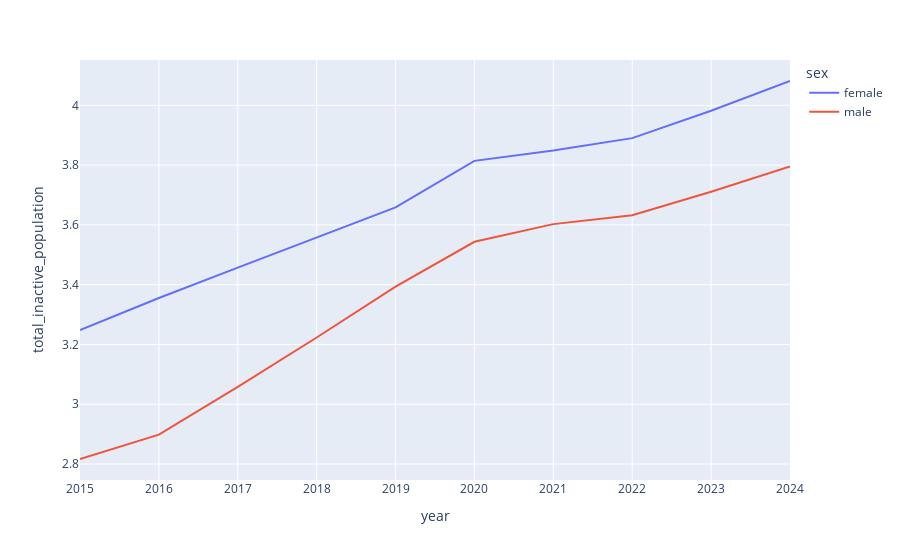

The notebook cell this image was saved under:
### Code cell
px.line(grouped_inactive, x='year', y='total_inactive_population', color='sex')

### Figure 1 — Plotly figure (JSON) as saved in the notebook; plotly's stock layout.template omitted (floating-point values rounded to 4 significant figures)
{"data": [{"hovertemplate": "sex=female<br>year=%{x}<br>total_inactive_population=%{y}<extra></extra>", "legendgroup": "female", "line": {"color": "#636efa", "dash": "solid"}, "marker": {"symbol": "circle"}, "mode": "lines", "name": "female", "orientation": "v", "showlegend": true, "type": "scatter", "x": [2015, 2016, 2017, 2018, 2019, 2020, 2021, 2022, 2023, 2024], "xaxis": "x", "y": [3.248, 3.355, 3.457, 3.558, 3.659, 3.814, 3.849, 3.89, 3.982, 4.082], "yaxis": "y"}, {"hovertemplate": "sex=male<br>year=%{x}<br>total_inactive_population=%{y}<extra></extra>", "legendgroup": "male", "line": {"color": "#EF553B", "dash": "solid"}, "marker": {"symbol": "circle"}, "mode": "lines", "name": "male", "orientation": "v", "showlegend": true, "type": "scatter", "x": [2015, 2016, 2017, 2018, 2019, 2020, 2021, 2022, 2023, 2024], "xaxis": "x", "y": [2.817, 2.898, 3.058, 3.223, 3.393, 3.544, 3.603, 3.633, 3.711, 3.796], "yaxis": "y"}], "layout": {"legend": {"title": {"text": "sex"}, "tracegroupgap": 0}, "margin": {"t": 60}, "xaxis": {"anchor": "y", "domain": [0, 1], "title": {"text": "year"}}, "yaxis": {"anchor": "x", "domain": [0, 1], "title": {"text": "total_inactive_population"}}}}
